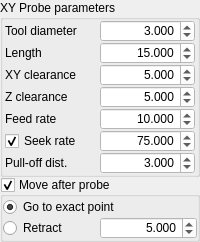
        <widget class="QWidget" name="qwParams" native="true">
         <layout class="QVBoxLayout" name="verticalLayout_8">
          <property name="spacing">
           <number>0</number>
          </property>
          <property name="leftMargin">
           <number>0</number>
          </property>
          <property name="topMargin">
           <number>0</number>
          </property>
          <property name="rightMargin">
           <number>0</number>
          </property>
          <property name="bottomMargin">
           <number>0</number>
          </property>
          <item>
           <widget class="QGroupBox" name="qwParamsXYin">
            <property name="title">
             <string>XY Probe parameters</string>
            </property>
            <layout class="QGridLayout" name="gridLayout_6">
             <property name="leftMargin">
              <number>2</number>
             </property>
             <property name="topMargin">
              <number>0</number>
             </property>
             <property name="rightMargin">
              <number>2</number>
             </property>
             <property name="bottomMargin">
              <number>0</number>
             </property>
             <property name="spacing">
              <number>0</number>
             </property>
             <item row="0" column="0">
              <widget class="QLabel" name="label_28">
               <property name="toolTip">
                <string>Z distance to the destination point that the probe will move towards, starting from the current location.</string>
               </property>
               <property name="text">
                <string>Tool diameter</string>
               </property>
              </widget>
             </item>
             <item row="0" column="1">
              <widget class="QDoubleSpinBox" name="dsbToolDiameter">
               <property name="maximumSize">
                <size>
                 <width>16777215</width>
                 <height>23</height>
                </size>
               </property>
               <property name="toolTip">
                <string>Z distance to the destination point that the probe will move towards, starting from the current location.</string>
               </property>
               <property name="styleSheet">
                <string notr="true">background: palette(Base)</string>
               </property>
               <property name="alignment">
                <set>Qt::AlignRight|Qt::AlignTrailing|Qt::AlignVCenter</set>
               </property>
               <property name="decimals">
                <number>3</number>
               </property>
               <property name="minimum">
                <double>0.000000000000000</double>
               </property>
               <property name="maximum">
                <double>10000.000000000000000</double>
               </property>
               <property name="singleStep">
                <double>0.100000000000000</double>
               </property>
               <property name="value">
                <double>3.000000000000000</double>
               </property>
              </widget>
             </item>
             <item row="1" column="0">
              <widget class="QLabel" name="label_40">
               <property name="toolTip">
                <string>Z distance to the destination point that the probe will move towards, starting from the current location.</string>
               </property>
               <property name="text">
                <string>Length</string>
               </property>
              </widget>
             </item>
             <item row="1" column="1">
              <widget class="QDoubleSpinBox" name="dsbDistanceXY">
               <property name="maximumSize">
                <size>
                 <width>16777215</width>
                 <height>23</height>
                </size>
               </property>
               <property name="toolTip">
                <string>Z distance to the destination point that the probe will move towards, starting from the current location.</string>
               </property>
               <property name="styleSheet">
                <string notr="true">background: palette(Base)</string>
               </property>
               <property name="alignment">
                <set>Qt::AlignRight|Qt::AlignTrailing|Qt::AlignVCenter</set>
               </property>
               <property name="decimals">
                <number>3</number>
               </property>
               <property name="minimum">
                <double>-10000.000000000000000</double>
               </property>
               <property name="maximum">
                <double>10000.000000000000000</double>
               </property>
               <property name="singleStep">
                <double>0.100000000000000</double>
               </property>
               <property name="value">
                <double>15.000000000000000</double>
               </property>
              </widget>
             </item>
             <item row="2" column="0">
              <widget class="QLabel" name="label_38">
               <property name="toolTip">
                <string>Z distance to the destination point that the probe will move towards, starting from the current location.</string>
               </property>
               <property name="text">
                <string>XY clearance</string>
               </property>
              </widget>
             </item>
             <item row="2" column="1">
              <widget class="QDoubleSpinBox" name="dsbClearanceXY">
               <property name="maximumSize">
                <size>
                 <width>16777215</width>
                 <height>23</height>
                </size>
               </property>
               <property name="toolTip">
                <string>Z distance to the destination point that the probe will move towards, starting from the current location.</string>
               </property>
               <property name="styleSheet">
                <string notr="true">background: palette(Base)</string>
               </property>
               <property name="alignment">
                <set>Qt::AlignRight|Qt::AlignTrailing|Qt::AlignVCenter</set>
               </property>
               <property name="decimals">
                <number>3</number>
               </property>
               <property name="minimum">
                <double>-10000.000000000000000</double>
               </property>
               <property name="maximum">
                <double>10000.000000000000000</double>
               </property>
               <property name="singleStep">
                <double>0.100000000000000</double>
               </property>
               <property name="value">
                <double>5.000000000000000</double>
               </property>
              </widget>
             </item>
             <item row="3" column="0">
              <widget class="QLabel" name="label_39">
               <property name="toolTip">
                <string>Z distance to the destination point that the probe will move towards, starting from the current location.</string>
               </property>
               <property name="text">
                <string>Z clearance</string>
               </property>
              </widget>
             </item>
             <item row="3" column="1">
              <widget class="QDoubleSpinBox" name="dsbClearanceZ">
               <property name="maximumSize">
                <size>
                 <width>16777215</width>
                 <height>23</height>
                </size>
               </property>
               <property name="toolTip">
                <string>Z distance to the destination point that the probe will move towards, starting from the current location.</string>
               </property>
               <property name="styleSheet">
                <string notr="true">background: palette(Base)</string>
               </property>
               <property name="alignment">
                <set>Qt::AlignRight|Qt::AlignTrailing|Qt::AlignVCenter</set>
               </property>
               <property name="decimals">
                <number>3</number>
               </property>
               <property name="minimum">
                <double>-10000.000000000000000</double>
               </property>
               <property name="maximum">
                <double>10000.000000000000000</double>
               </property>
               <property name="singleStep">
                <double>0.100000000000000</double>
               </property>
               <property name="value">
                <double>5.000000000000000</double>
               </property>
              </widget>
             </item>
             <item row="4" column="0">
              <widget class="QLabel" name="label_29">
               <property name="toolTip">
                <string>Feed rate to slowly engage probe to determine its location accurately (unit/mn).</string>
               </property>
               <property name="text">
                <string>Feed rate</string>
               </property>
              </widget>
             </item>
             <item row="4" column="1">
              <widget class="QDoubleSpinBox" name="dsbFeedRateXY">
               <property name="maximumSize">
                <size>
                 <width>16777215</width>
                 <height>23</height>
                </size>
               </property>
               <property name="toolTip">
                <string>Feed rate to slowly engage probe to determine its location accurately.</string>
               </property>
               <property name="styleSheet">
                <string notr="true">background: palette(Base)</string>
               </property>
               <property name="alignment">
                <set>Qt::AlignRight|Qt::AlignTrailing|Qt::AlignVCenter</set>
               </property>
               <property name="decimals">
                <number>3</number>
               </property>
               <property name="minimum">
                <double>-10000.000000000000000</double>
               </property>
               <property name="maximum">
                <double>10000.000000000000000</double>
               </property>
               <property name="singleStep">
                <double>0.100000000000000</double>
               </property>
               <property name="value">
                <double>10.000000000000000</double>
               </property>
              </widget>
             </item>
             <item row="5" column="0">
              <widget class="QCheckBox" name="chkSeekXY">
               <property name="toolTip">
                <string>Seek rate to quickly probe before the slower locating phase.
Need to define non nul probe pull-off distance (unit/mn).</string>
               </property>
               <property name="text">
                <string>Seek rate</string>
               </property>
               <property name="checked">
                <bool>true</bool>
               </property>
              </widget>
             </item>
             <item row="5" column="1">
              <widget class="QDoubleSpinBox" name="dbsSeekRateXY">
               <property name="maximumSize">
                <size>
                 <width>16777215</width>
                 <height>23</height>
                </size>
               </property>
               <property name="toolTip">
                <string>Seek rate to quickly probe before the slower locating phase.
Need to define non nul probe pull-off distance.</string>
               </property>
               <property name="styleSheet">
                <string notr="true">background: palette(Base)</string>
               </property>
               <property name="alignment">
                <set>Qt::AlignRight|Qt::AlignTrailing|Qt::AlignVCenter</set>
               </property>
               <property name="decimals">
                <number>3</number>
               </property>
               <property name="minimum">
                <double>-10000.000000000000000</double>
               </property>
               <property name="maximum">
                <double>10000.000000000000000</double>
               </property>
               <property name="singleStep">
                <double>0.100000000000000</double>
               </property>
               <property name="value">
                <double>75.000000000000000</double>
               </property>
              </widget>
             </item>
             <item row="6" column="0">
              <widget class="QLabel" name="lblPullOffXY">
               <property name="toolTip">
                <string>Retract distance after triggering probe to disengage it. Probing will fail if switch isn't cleared.</string>
               </property>
               <property name="text">
                <string>Pull-off dist.</string>
               </property>
              </widget>
             </item>
             <item row="6" column="1">
              <widget class="QDoubleSpinBox" name="dsbPullOffXY">
               <property name="maximumSize">
                <size>
                 <width>16777215</width>
                 <height>23</height>
                </size>
               </property>
               <property name="toolTip">
                <string>Retract distance after triggering probe to disengage it. Probing will fail if switch isn't cleared.</string>
               </property>
               <property name="styleSheet">
                <string notr="true">background: palette(Base)</string>
               </property>
               <property name="alignment">
                <set>Qt::AlignRight|Qt::AlignTrailing|Qt::AlignVCenter</set>
               </property>
               <property name="decimals">
                <number>3</number>
               </property>
               <property name="minimum">
                <double>-10000.000000000000000</double>
               </property>
               <property name="maximum">
                <double>10000.000000000000000</double>
               </property>
               <property name="singleStep">
                <double>0.100000000000000</double>
               </property>
               <property name="value">
                <double>3.000000000000000</double>
               </property>
              </widget>
             </item>
            </layout>
           </widget>
          </item>
          <item>
           <widget class="QGroupBox" name="gbMoveAfterXY">
            <property name="title">
             <string>Move after probe</string>
            </property>
            <property name="checkable">
             <bool>true</bool>
            </property>
            <layout class="QGridLayout" name="gridLayout_12">
             <property name="leftMargin">
              <number>0</number>
             </property>
             <property name="topMargin">
              <number>0</number>
             </property>
             <property name="rightMargin">
              <number>0</number>
             </property>
             <property name="bottomMargin">
              <number>0</number>
             </property>
             <property name="spacing">
              <number>0</number>
             </property>
             <item row="0" column="0" colspan="2">
              <widget class="QRadioButton" name="rbtMove2PointAfterXY">
               <property name="toolTip">
                <string>Go to exact probe point coordinate to correct overshooting of point due to the deceleration planning.</string>
               </property>
               <property name="text">
                <string>Go to exact point</string>
               </property>
               <property name="checked">
                <bool>true</bool>
               </property>
              </widget>
             </item>
             <item row="1" column="0">
              <widget class="QRadioButton" name="rbtRetractAfterXY">
               <property name="toolTip">
                <string>Define the retract distance after probing.</string>
               </property>
               <property name="text">
                <string>Retract</string>
               </property>
              </widget>
             </item>
             <item row="1" column="1">
              <widget class="QDoubleSpinBox" name="dsbRetractXY">
               <property name="maximumSize">
                <size>
                 <width>16777215</width>
                 <height>23</height>
                </size>
               </property>
               <property name="toolTip">
                <string>Define the retract distance after probing.</string>
               </property>
               <property name="styleSheet">
                <string notr="true">background: palette(Base)</string>
               </property>
               <property name="alignment">
                <set>Qt::AlignRight|Qt::AlignTrailing|Qt::AlignVCenter</set>
               </property>
               <property name="decimals">
                <number>3</number>
               </property>
               <property name="minimum">
                <double>-10000.000000000000000</double>
               </property>
               <property name="maximum">
                <double>10000.000000000000000</double>
               </property>
               <property name="singleStep">
                <double>0.100000000000000</double>
               </property>
               <property name="value">
                <double>5.000000000000000</double>
               </property>
              </widget>
             </item>
            </layout>
           </widget>
          </item>
         </layout>
        </widget>
